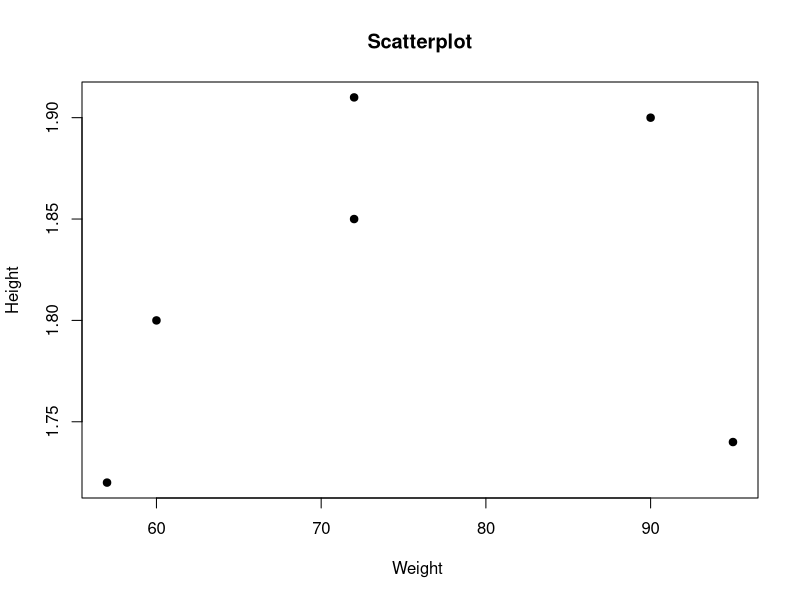

The R source for this figure:
## ---- chunk 1
knitr::opts_chunk$set(echo = TRUE)
## ---- chunk 2
log(2)
## ---- chunk 3
log(2)
log10(2)
log2(2)
## ---- chunk 4
log(-2)
log10(-1)
log2(-2)
## ---- chunk 5
x_random <- rnorm(15)
x_random 
mean(x_random)
sd(x_random)
## ---- chunk 6
x_random <- rnorm(15, mean = 10, sd = 2)
x_random 
mean(x_random)
sd(x_random)
## ---- chunk 7
mean(rnorm(15, mean = 10, sd = .0001))
## ---- chunk 8
x_weights <- c(60, 72, 57, 90, 95, 72)
x_heights <- c(1.80, 1.85, 1.72, 1.90, 1.74, 1.91)
x_weights 
x_heights
plot(x_weights, x_heights, main="Scatterplot", 
  	xlab="Weight ", ylab="Height", pch=19)
## ---- chunk 9
x_BMI <- x_weights/(x_heights^2)
x_BMI
## ---- chunk 10
x_weights_mean <- mean(x_weights)
x_weights_mean
## ---- chunk 11
x_weights_minus_mean <- x_weights - mean(x_weights)
x_weights_minus_mean 
## ---- chunk 12
sum(x_weights - mean(x_weights))
